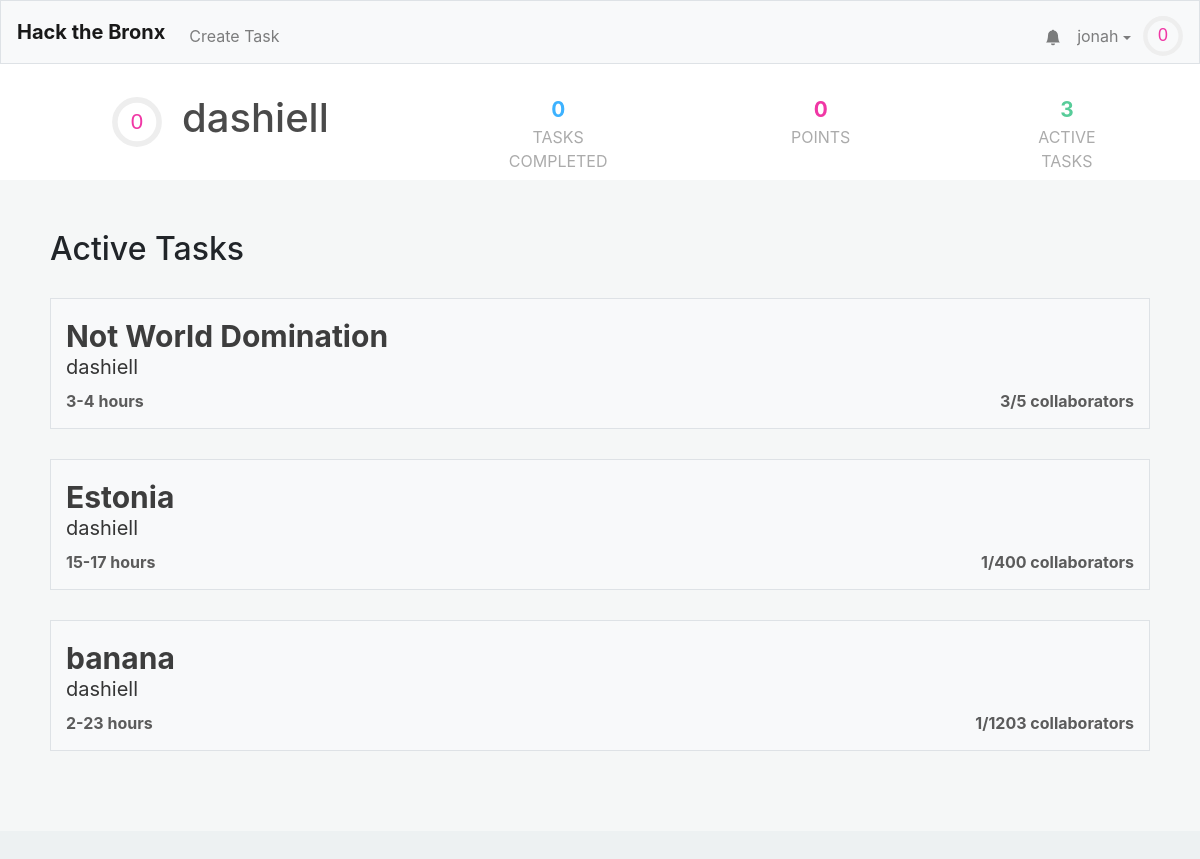
The page /profile/dashiell (signed in) on the database as committed earlier.
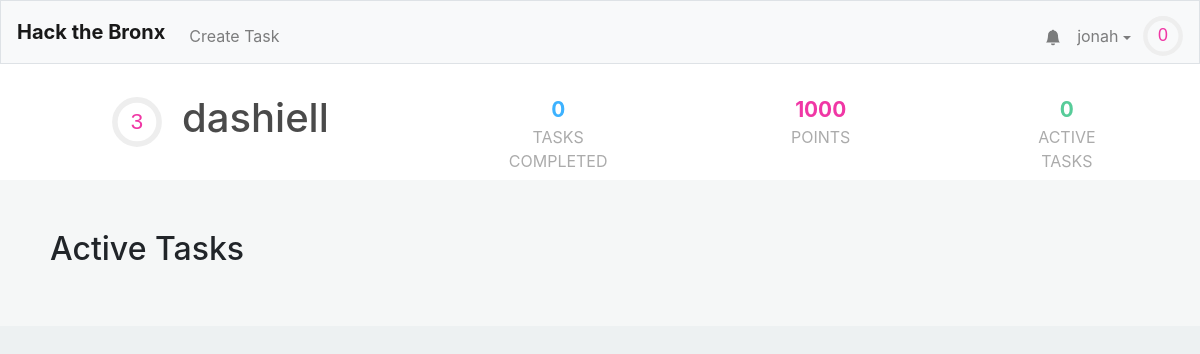
The same page on the database as committed later.
### tables this page shows
CREATE TABLE "users" (
	"id"	INTEGER NOT NULL UNIQUE,
	"username"	TEXT NOT NULL UNIQUE,
	"hash"	TEXT NOT NULL,
	"tasks"	BLOB,
	"points"	INTEGER NOT NULL DEFAULT 0,
	"numcomplete"	INTEGER NOT NULL DEFAULT 0,
	"notifications"	BLOB,
	PRIMARY KEY("id" AUTOINCREMENT)
);

CREATE TABLE "tasks" (
	"id"	INTEGER NOT NULL UNIQUE,
	"title"	TEXT NOT NULL,
	"description"	TEXT,
	"languages"	BLOB,
	"image"	TEXT,
	"hmin"	INTEGER,
	"hmax"	INTEGER,
	"cmax"	INTEGER,
	"collaborators"	TEXT,
	"creator"	INTEGER,
	PRIMARY KEY("id" AUTOINCREMENT)
);

### application.py (the view)
@app.route("/profile/<username>")
@login_required
def profile(username):
    user = getuser(session, db)
    if user["username"] != username:
        other_user = get_user_from_name(username, db)
    else:
        other_user = user
    alltasks = db.execute("SELECT * FROM tasks")
    other_tasks = []
    tasks = []
    for task in alltasks:
        if (task['creator'] == other_user['id'] or other_user['id'] in debyte(task['collaborators'])):
            task['creator'] = other_user["username"]
            task["collaborators-count"] = len(debyte(task['collaborators']))
            task["points"] = calculate_points(task)
            tasks.append(task)
    return render_template("profile.html",other_user=other_user,user=user,active_tasks=tasks,task_count=len(tasks), len=len)

### application.py (called while the page is built)
@app.after_request
def after_request(response):
    response.headers["Cache-Control"] = "no-cache, no-store, must-revalidate"
    response.headers["Expires"] = 0
    response.headers["Pragma"] = "no-cache"
    return response

### helpers.py (called while the page is built)
def login_required(f):
    @wraps(f)
    def decorated_function(*args, **kwargs):
        if session.get("user_id") is None:
            return redirect("/login")
        return f(*args, **kwargs)
    return decorated_function

def debyte(obj):
    return pickle.loads(obj)

def getuser(session, db):
    user =  db.execute("SELECT * FROM users WHERE id = :id", id=session["user_id"])[0]
    user["level"]=int(user['points']**.5//10)
    user["level-progress"] = (user['points']**.5%8)/(((user["level"]+1)*10)**2)
    return user

def get_user_from_name(name, db):
    user =  db.execute("SELECT * FROM users WHERE username = :name", name=name)[0]
    user["level"]=int(user['points']**.5//10)
    user["level-progress"] = (user['points']**.5%8)/(((user["level"]+1)*10)**2)
    return user

def calculate_points(task):
    if task['hmin'] and task['hmax']:
        total = int(min((task['hmin']+task['hmax'])/2 * 100, 500))
    else:
        total = 0
    return total

### templates/profile.html (shortened to what this page needs)
{% extends "layout.html" %}
{% block head %}
    <link href="/static/profile.css" rel="stylesheet">
{% endblock %}
{% block mainnocont %}
	<div class="profile-outer">
		<div class = "name-section">
		 	<div style="display: flex; align-items: center;">
				<div style = "margin-left: 12px;">
					<svg viewBox="0 0 36 36" class="level-display-outer">
						<path class="level-display-bg"
			        d="M18 2.0845
			          a 15.9155 15.9155 0 0 1 0 31.831
			          a 15.9155 15.9155 0 0 1 0 -31.831"
			      />
					  <path class = "level-display"
					    d="M18 2.0845
					      a 15.9155 15.9155 0 0 1 0 31.831
					      a 15.9155 15.9155 0 0 1 0 -31.831"
					    fill="none"
					    stroke="#444";
					    stroke-width="1";
					    stroke-dasharray="{{ other_user["level-progress"] }}, 100";
					  />
					  <text x="18" y="22.8" class="level">{{other_user["level"]}}</text>
					</svg>
				</div>
				<h1 class="profile-username">{{other_user["username"]}}</h1>
			</div>
			<div class = "tasks-completed">
				<span>{{ other_user["numcomplete"] }}</span>
				<div>Tasks Completed</div>
			</div>
			<div class = "point-count">
				<span>{{ other_user["points"] }}</span>
				<div>Points</div>
			</div>
			<div class = "active-tasks">
				<span>{{ task_count }}</span>
				<div>Active Tasks</div>
			</div>
		</div>
		<div class = "information">
			<h2>Active Tasks</h2>
			<div class = "a-tasks">
				{% for task in active_tasks %}
					<a class = "div-link" href="/task/{{task.id}}">
						<div class="task">
							<span class="task-name">{{ task["title"] }}</span>
							<span class="task-creator">{{ task["creator"] }}</span>
							<div class="task-stats">
								<span class="task-time">{{ task["hmin"] }}-{{ task["hmax"] }} hours</span>
								<span class="task-collaborator-count">{{task["collaborators-count"] }}/{{ task["cmax"] }} collaborators</span>
							</div>
						</div>
					</a>
				{% endfor %}
			</div>
		</div>
	</div>
{% endblock %}

Rows that differ between the two databases and show on the page:
no longer on this page (row edited): tasks: title "Not World Domination", creator "dashiell", hmin "3", hmax "4", cmax "5"
removed tasks: title "Estonia", creator "dashiell", hmin "15", hmax "17", task "1", cmax "400"
removed tasks: title "banana", creator "dashiell", hmin "2", hmax "23", task "1", cmax "1203"
changed users "dashiell": points "0" → "1000"
Other text that changed with them:
{{ other_user["level"] }}: "0" → "3"
{{ task_count }}: "3" → "0"
